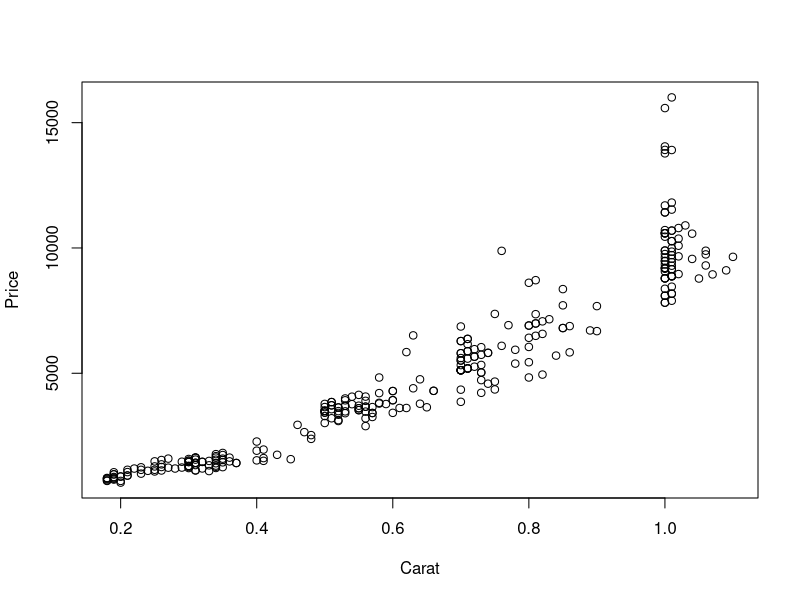
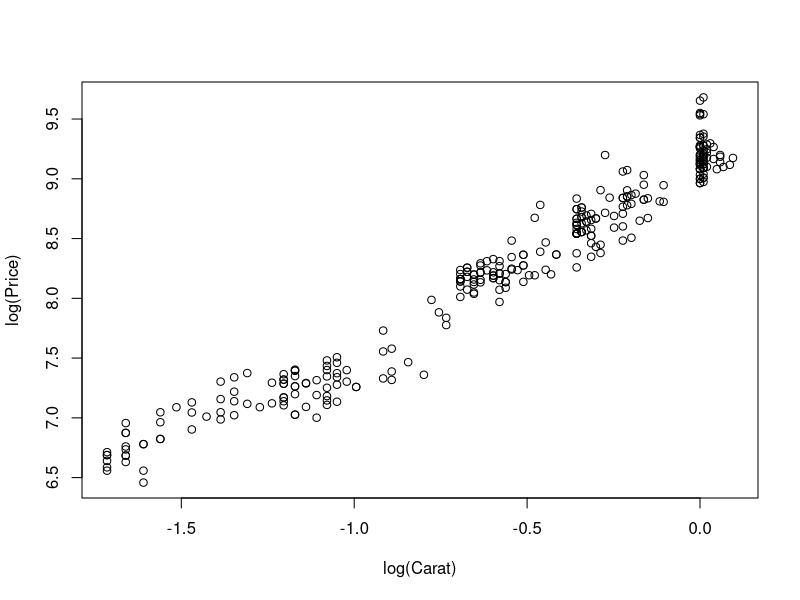
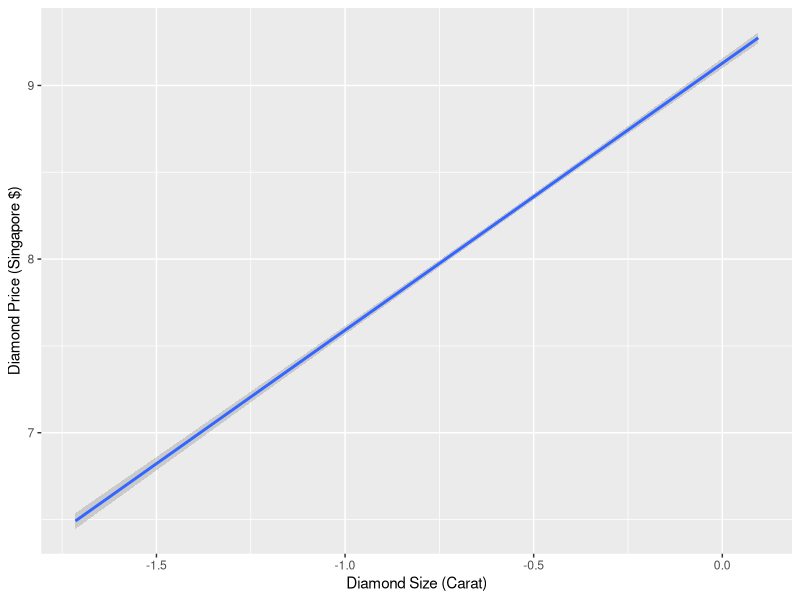
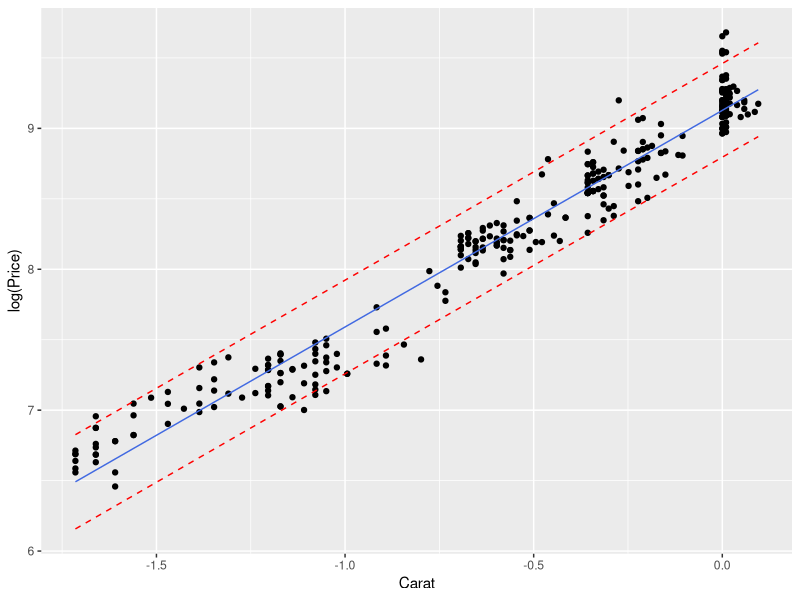

Here is the R script that generated these plots, in order:
## ---- chunk 1
diamonds <- read.table(text="0.3  D VS2  GIA  1302
0.3  E VS1  GIA  1510
0.3  G VVS1 GIA  1510
0.3  G VS1  GIA  1260
0.31 D VS1  GIA  1641
0.31 E VS1  GIA  1555
0.31 F VS1  GIA  1427
0.31 G VVS2 GIA  1427
0.31 H VS2  GIA  1126
0.31 I VS1  GIA  1126
0.32 F VS1  GIA  1468
0.32 G VS2  GIA  1202
0.33 E VS2  GIA  1327
0.33 I VS2  GIA  1098
0.34 E VS1  GIA  1693
0.34 F VS1  GIA  1551
0.34 G VS1  GIA  1410
0.34 G VS2  GIA  1269
0.34 H VS1  GIA  1316
0.34 H VS2  GIA  1222
0.35 E VS1  GIA  1738
0.35 F VS1  GIA  1593
0.35 G VS1  GIA  1447
0.35 H VS2  GIA  1255
0.36 F VS1  GIA  1635
0.36 H VVS2 GIA  1485
0.37 F VS2  GIA  1420
0.37 H VS1  GIA  1420
0.4  F VS1  GIA  1911
0.4  H VS1  GIA  1525
0.41 F VS1  GIA  1956
0.43 H VVS2 GIA  1747
0.45 I VS1  GIA  1572
0.46 E VVS2 GIA  2942
0.48 G VVS2 GIA  2532
0.5  E VS1  GIA  3501
0.5  E VS1  GIA  3501
0.5  F VVS2 GIA  3501
0.5  F VS1  GIA  3293
0.5  G VS1  GIA  3016
0.51 F VVS2 GIA  3567
0.51 G VS1  GIA  3205
0.52 D VS2  GIA  3490
0.52 E VS1  GIA  3635
0.52 F VVS2 GIA  3635
0.52 F VS1  GIA  3418
0.53 D VS1  GIA  3921
0.53 F VVS2 GIA  3701
0.53 F VS1  GIA  3480
0.53 G VVS2 GIA  3407
0.54 E VS1  GIA  3767
0.54 F VVS1 GIA  4066
0.55 E VVS2 GIA  4138
0.55 F VS1  GIA  3605
0.55 G VVS2 GIA  3529
0.56 F VS1  GIA  3667
0.56 I VVS2 GIA  2892
0.57 G VVS2 GIA  3651
0.59 G VVS2 GIA  3773
0.6  F VS1  GIA  4291
0.62 E VVS1 GIA  5845
0.63 G VVS2 GIA  4401
0.64 G VVS1 GIA  4759
0.66 H VVS1 GIA  4300
0.7  F VS1  GIA  5510
0.7  G VS1  GIA  5122
0.7  H VVS2 GIA  5122
0.7  I VS2  GIA  3861
0.71 F VVS2 GIA  5881
0.71 F VS1  GIA  5586
0.71 F VS2  GIA  5193
0.71 H VVS2 GIA  5193
0.72 F VS2  GIA  5263
0.8  I VVS2 GIA  5441
0.82 I VS2  GIA  4948
0.84 H VS2  GIA  5705
0.85 F VS2  GIA  6805
0.86 H VVS2 GIA  6882
0.89 H VS1  GIA  6709
0.9  I VVS2 GIA  6682
0.5  E VS1  GIA  3501
0.5  G VVS1 GIA  3432
0.51 F VVS1 GIA  3851
0.55 H IF   GIA  3605
0.56 E VS1  GIA  3900
0.57 H VVS1 GIA  3415
0.6  H IF   GIA  4291
0.63 E IF   GIA  6512
0.7  E VS1  GIA  5800
0.7  F VVS1 GIA  6285
0.7  F VS2  GIA  5122
0.7  F VS2  GIA  5122
0.7  G VS1  GIA  5122
0.7  H VVS2 GIA  5122
0.71 D VS1  GIA  6372
0.71 E VS1  GIA  5881
0.71 H VVS2 GIA  5193
0.72 E VS1  GIA  5961
0.72 H VVS1 GIA  5662
0.73 E VS2  GIA  5738
0.73 H VS1  GIA  5030
0.73 H VS1  GIA  5030
0.73 I VVS1 GIA  4727
0.73 I VS1  GIA  4221
0.74 G VVS2 GIA  5815
0.74 H VS2  GIA  4585
0.75 D VVS2 GIA  7368
0.75 I VVS2 GIA  4667
0.75 I VS1  GIA  4355
0.76 D IF   GIA  9885
0.77 F VVS1 GIA  6919
0.78 H VS1  GIA  5386
0.8  I VS2  GIA  4832
0.83 E VS2  GIA  7156
0.9  F VS1  GIA  7680
1    D VVS1 GIA 15582
1    D VS1  GIA 11419
1    E VS1  GIA 10588
1    E VS2  GIA  9757
1    F IF   GIA 13913
1    F VVS2 GIA 10588
1    F VS1  GIA 10713
1    F VS2  GIA  9480
1    G VVS2 GIA  9896
1    G VS1  GIA  9619
1    G VS2  GIA  9169
1    G VS2  GIA  9203
1    H VS2  GIA  8788
1    I VS1  GIA  8095
1    I VS2  GIA  7818
1.01 D VVS1 GIA 16008
1.01 E VS1  GIA 10692
1.01 E VS2  GIA  9853
1.01 F VS1  GIA 10272
1.01 F VS2  GIA  9573
1.01 H VS1  GIA  9153
1.01 H VS2  GIA  8873
1.01 I VVS1 GIA  8873
1.01 I VVS2 GIA  8455
1.01 I VS2  GIA  7895
1.02 F VS1  GIA 10372
1.02 F VS2  GIA  9666
1.02 G VVS2 GIA 10090
1.03 E VS1  GIA 10900
1.04 F VS1  GIA 10571
1.04 I IF   GIA  9563
1.05 I VVS2 GIA  8781
1.06 G VS2  GIA  9743
1.06 H VS2  GIA  9302
1.07 I VVS2 GIA  8945
1.1  H VS2  GIA  9646
0.18 F VVS1 IGI   823
0.18 F VVS2 IGI   765
0.18 G IF   IGI   803
0.18 G IF   IGI   803
0.18 G VVS2 IGI   705
0.18 H IF   IGI   725
0.19 D VVS2 IGI   967
0.19 E IF   IGI  1050
0.19 F IF   IGI   967
0.19 F VVS1 IGI   863
0.19 F VVS2 IGI   800
0.19 G IF   IGI   842
0.19 G VVS1 IGI   800
0.19 H IF   IGI   758
0.2  D VS1  IGI   880
0.2  G IF   IGI   880
0.2  G VS1  IGI   705
0.2  G VS2  IGI   638
0.21 D VS1  IGI   919
0.21 E IF   IGI  1149
0.21 F IF   IGI  1057
0.21 G IF   IGI   919
0.22 E IF   IGI  1198
0.23 E IF   IGI  1248
0.23 F IF   IGI  1147
0.23 G IF   IGI   995
0.24 H IF   IGI  1108
0.25 F IF   IGI  1485
0.25 G IF   IGI  1283
0.25 H IF   IGI  1149
0.25 I IF   IGI  1082
0.26 F IF   IGI  1539
0.26 F VVS1 IGI  1365
0.26 F VVS2 IGI  1260
0.26 I IF   IGI  1121
0.27 F IF   IGI  1595
0.27 H IF   IGI  1233
0.28 I IF   IGI  1199
0.29 G IF   IGI  1471
0.29 I IF   IGI  1238
0.3  E VVS2 IGI  1580
0.3  F VVS2 IGI  1459
0.3  G VVS1 IGI  1459
0.3  H VVS2 IGI  1218
0.3  I IF   IGI  1299
0.31 E VVS2 IGI  1628
0.31 F VVS1 IGI  1628
0.31 I IF   IGI  1337
0.32 H IF   IGI  1462
0.33 H IF   IGI  1503
0.34 F VVS1 IGI  1773
0.34 F VVS2 IGI  1636
0.35 F VVS1 IGI  1821
0.35 G VVS2 IGI  1540
0.4  G IF   IGI  2276
0.41 I VVS1 IGI  1616
0.41 I VVS2 IGI  1506
0.47 F VVS2 IGI  2651
0.48 F VS1  IGI  2383
0.5  G IF   IGI  3652
0.51 E VVS2 IGI  3722
0.51 F VVS1 IGI  3722
0.52 I IF   IGI  3095
0.55 F VVS2 IGI  3706
0.56 E VVS2 IGI  4070
0.56 G VVS2 IGI  3470
0.58 E VVS1 IGI  4831
0.58 F VVS1 IGI  4209
0.58 G VVS1 IGI  3821
0.7  G VVS1 IGI  5607
0.7  G VVS2 IGI  5326
0.71 D VS1  IGI  6160
0.76 F VVS2 IGI  6095
0.78 G VVS2 IGI  5937
1    H VVS2 IGI  9342
1.01 G VS1  IGI  9713
1.01 H VS2  IGI  8873
1.01 I VS1  IGI  8175
0.5  F VVS1 HRD  3778
0.5  G VVS1 HRD  3432
0.51 F VVS1 HRD  3851
0.52 E VS2  HRD  3346
0.52 H VVS1 HRD  3130
0.53 F VVS1 HRD  3995
0.53 F VVS2 HRD  3701
0.55 G VVS2 HRD  3529
0.56 F VS1  HRD  3667
0.56 F VS2  HRD  3202
0.57 F VS2  HRD  3256
0.57 H VVS1 HRD  3415
0.58 H IF   HRD  3792
0.6  G VS1  HRD  3925
0.6  G VS2  HRD  3421
0.6  H VVS1 HRD  3925
0.61 H VVS2 HRD  3616
0.62 I VVS2 HRD  3615
0.64 H VVS2 HRD  3785
0.65 I VVS2 HRD  3643
0.66 H VVS1 HRD  4300
0.7  E VVS1 HRD  6867
0.7  E VVS2 HRD  6285
0.7  G VVS1 HRD  5800
0.7  G VVS2 HRD  5510
0.7  H VS2  HRD  4346
0.71 G IF   HRD  6372
0.71 H VVS2 HRD  5193
0.72 H VVS1 HRD  5662
0.73 F VS2  HRD  5333
0.73 G VVS1 HRD  6041
0.74 H VVS1 HRD  5815
0.8  F IF   HRD  8611
0.8  F VS1  HRD  6905
0.8  G VVS2 HRD  6905
0.8  H VVS2 HRD  6416
0.8  H VS1  HRD  6051
0.81 E VVS1 HRD  8715
0.81 E VS2  HRD  6988
0.81 F VS1  HRD  6988
0.81 G VS1  HRD  6495
0.81 H IF   HRD  7358
0.82 F VS2  HRD  6572
0.82 G VVS2 HRD  7072
0.85 F VVS1 HRD  8359
0.85 F VS2  HRD  6805
0.85 G VVS1 HRD  7711
0.86 H VS2  HRD  5835
1    D VVS2 HRD 13775
1    E VVS1 HRD 14051
1    E VVS2 HRD 11419
1    E VS1  HRD 10588
1    F VVS1 HRD 11696
1    F VVS2 HRD 10588
1    G VVS1 HRD 10450
1    G VVS2 HRD  9896
1    G VS2  HRD  9203
1    H VVS1 HRD  9480
1    H VS1  HRD  9065
1    H VS2  HRD  8788
1    I VVS1 HRD  8788
1    I VVS2 HRD  8372
1    I VS1  HRD  8095
1    I VS2  HRD  7818
1.01 D VVS2 HRD 13909
1.01 E VVS2 HRD 11531
1.01 E VS1  HRD 10692
1.01 F VVS1 HRD 11811
1.01 F VS1  HRD 10272
1.01 G VVS2 HRD  9993
1.01 G VS2  HRD  9293
1.01 H VVS2 HRD  9433
1.01 H VS1  HRD  9153
1.01 I VVS1 HRD  8873
1.01 I VS1  HRD  8175
1.02 F VVS2 HRD 10796
1.06 H VVS2 HRD  9890
1.02 H VS2  HRD  8959
1.09 I VVS2 HRD  9107", header=FALSE)

names(diamonds) <- c("Carat", "Color", "Clarity", "Cert", "Price")
head(diamonds)
tail(diamonds)
str(diamonds)

plot(Price~Carat, data=diamonds)
plot(log(Price)~log(Carat), data=diamonds)

#For our purposes, using the ln of the data is more useful because it provides for us a model that we can calculate a simple linear model for. This would also mean that our variance would diminish and it takes points that seem to be outliers and bring them in so that we can use all of the data

## ---- chunk 2
out.diamonds <- lm(log(Price)~log(Carat), data=diamonds)
summary(out.diamonds)
anova(out.diamonds)
confint(out.diamonds)

library(ggplot2)
qplot(log(Carat), log(Price), data=diamonds,
      geom="smooth", formula=y~x, method="lm", se=TRUE,
      xlab="Diamond Size (Carat)",
      ylab="Diamond Price (Singapore $)")

#predict for a 1 carat diamond (in ln price)
predict(out.diamonds, newdata=data.frame(Carat=1), interval="prediction")

#in normal price
exp(predict(out.diamonds, newdata=data.frame(Carat=1), interval="prediction"))

#The Real R^2 (not the fake R^2)


#Summary statistics of absolute prediction error
summary(abs(diamonds$Price-exp(predict(out.diamonds))))

#Pretty Chart showing points, predicted price with prediction error
plot.df <- cbind(diamonds, predict(out.diamonds, interval="prediction"))

ggplot(plot.df, aes(log(Carat),log(Price))) + 
  xlab("Carat") + 
  geom_point() + 
  geom_line(aes(y=fit), color="royalblue") + 
  geom_line(aes(y=lwr), color="red", linetype="dashed") +
  geom_line(aes(y=upr), color="red", linetype="dashed")
